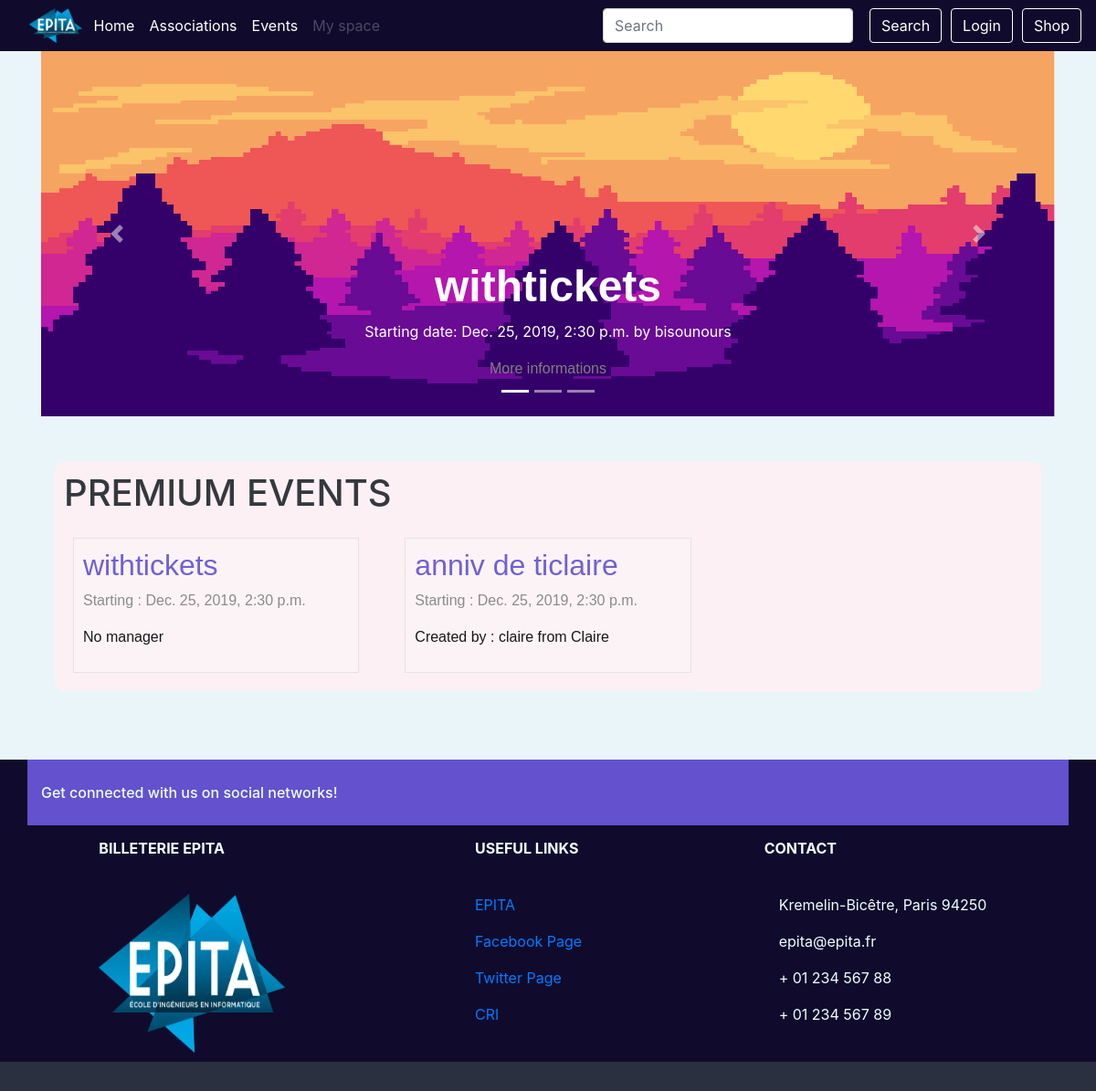
The app's page /, older data.
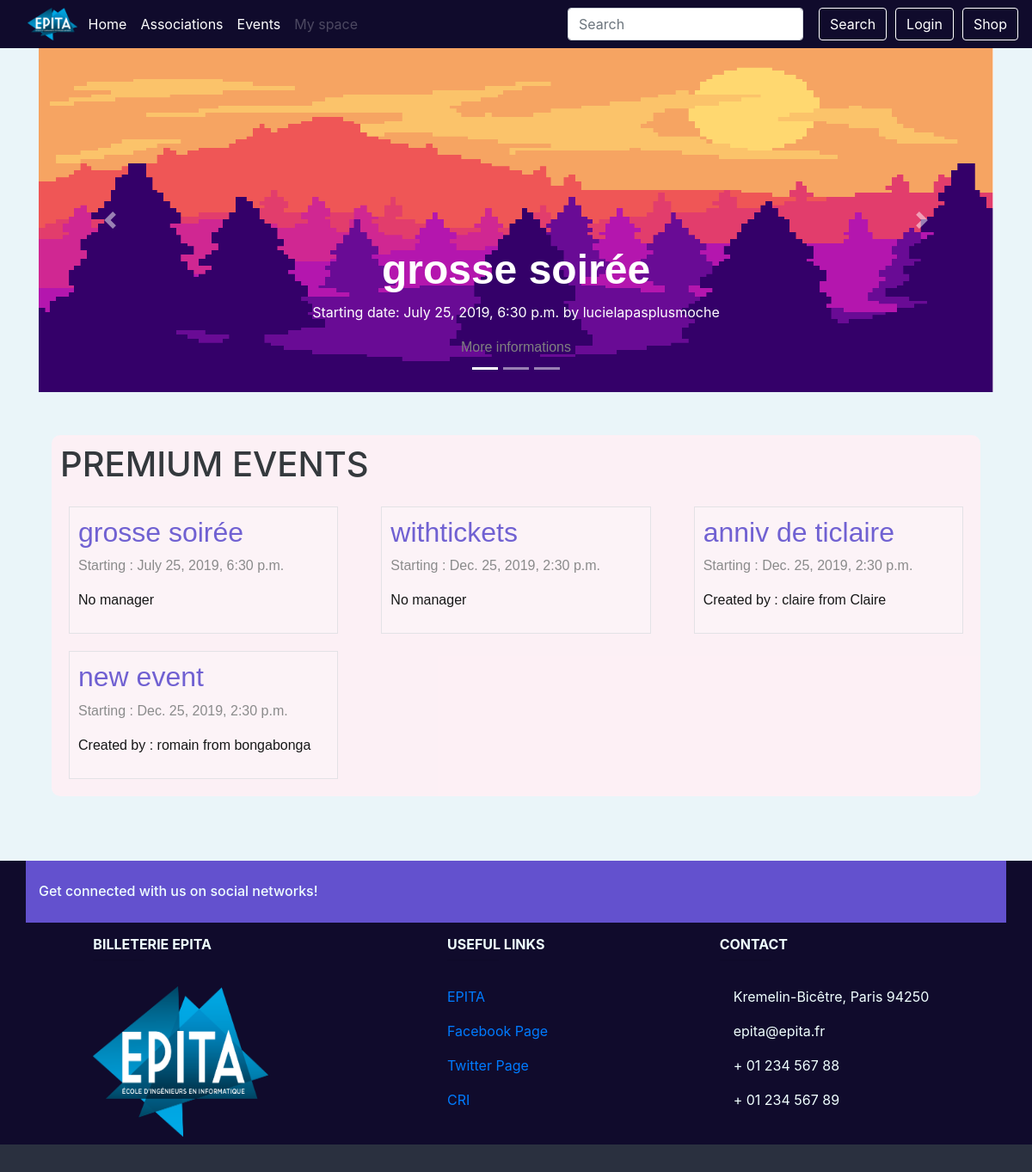
The same page, newer data.
### event/models.py (models this page shows, shortened)
class Event(models.Model):
    PENDING = 'P'
    APPROVED = 'A'
    REFUSED = 'R'
    CANCELED = 'C'
    EVENT_STATE_CHOICES = (
        (PENDING, _("Pending")),
        (APPROVED, _("Approved")),
        (REFUSED, _("Refused")),
        (CANCELED, _("Canceled")),
    )
    title = models.CharField(_("Title of the event"), max_length=64)
    event_state = models.CharField(_("State of the event"), max_length=1,
                                   choices=EVENT_STATE_CHOICES,
                                   default=PENDING)
    manager_id = models.ForeignKey(Manager, on_delete=models.SET_NULL,
                                   null=True, blank=True)
    start = models.DateTimeField(_("Start date and time"))
    end = models.DateTimeField(_("End date and time"))
    assos_id = models.ForeignKey(Association, on_delete=models.CASCADE,
                                 related_name='events')
    address_id = AddressField(on_delete=models.PROTECT)
    premium_flag = models.BooleanField(_("Premium"), default=False)
    class Meta:
        verbose_name = (_("Event"))
        verbose_name_plural = (_("Events"))
        permissions = (
            ('access_dashboard', 'User can access this event\'s dashboard'),
            ('change_state', 'User can the event\'s state'),
        )

class Association(models.Model):
    name = models.CharField(_("Name"), max_length=64, unique=True)
    class Meta:
        verbose_name = _("Association")
        verbose_name_plural = _("Associations")
        permissions = (
            ('create_event', 'User can create an event'),
            ('manage_member', 'User can add and remove a member'),
            ('choose_staff', 'User can choose staff'),
            ('manage_manager', 'User can add and remove managers'),
        )
    def __str__(self):
        return '%s' % (self.name)

class Manager(models.Model):
    user = models.ForeignKey(User, on_delete=models.CASCADE,
                             related_name="managerships")
    assos_id = models.ForeignKey(Association, on_delete=models.CASCADE,
                                 related_name='managers')
    member = CompositeOneToOneField(Member, on_delete=models.CASCADE,
                                    to_fields={"assos_id", "user"})
    class Meta:
        verbose_name = _("Member of the Bureau")
        verbose_name_plural = _("Members of the Bureau")
    def __str__(self):
        return '%s from %s' % (self.user.username, self.assos_id.name)

### event/views.py (the view)
# urls.py: path('', views.IndexView.as_view(), name='index'),
class IndexView(generic.ListView):
    template_name = 'index.html'
    context_object_name = 'events'
    def get_queryset(self):
        return Event.objects.filter(premium_flag=True).exclude(start__lte=timezone.now()).order_by('start')

### shop/cart.py (called while the page is built)
def _cart_id(request):
    if 'cart_id' not in request.session:
        request.session['cart_id'] = _generate_cart_id()
    return request.session['cart_id']

def _generate_cart_id():
    import string, random
    return ''.join([random.choice(string.ascii_letters + string.digits) for _ in range(50)])

def get_all_cart_items(request):
    return CartItem.objects.filter(cart_id = _cart_id(request))

def item_count(request):
    return get_all_cart_items(request).count()

### shop/context_processor.py (called while the page is built)
def cart_item_count(request):
    item_count = cart.item_count(request)
    return {'cart_item_count' : item_count }

### templates/index.html (shortened to what this page needs)
{% extends "base.html" %}
{% load guardian_tags %}
{% load static %}
{%block content %}
    <div class="main_body">
        <div style="
            margin-bottom:50px;
        " id="carouselExampleIndicators" class="carousel slide" data-ride="carousel">
            <ol class="carousel-indicators">
                <li data-target="#carouselExampleIndicators" data-slide-to="0" class="active"></li>
                <li data-target="#carouselExampleIndicators" data-slide-to="1"></li>
                <li data-target="#carouselExampleIndicators" data-slide-to="2"></li>
            </ol>
            <div class="carousel-inner">
                <div class="carousel-item active">
                    <img style="height:400px; width:max-content;" class="d-block w-100" src="{% static "img/index_event_carousel.png" %}" alt="First slide">
                    <div class="carousel-caption d-none d-md-block">
                        {% if events.0 %}
                        <h1 class="carousel-title">{{ events.0.title }}</h1>
                        <p>Starting date: {{ events.0.start }} by {{ events.0.assos_id }}</p>
                        <a class="event-link" href="{% url 'event:event_detail' events.0.id %}">
                            More informations
                        </a>
                        {% endif %}
                    </div>
                </div>
            </div>
            <a class="carousel-control-prev" href="#carouselExampleIndicators" role="button" data-slide="prev">
                <span class="carousel-control-prev-icon" aria-hidden="true"></span>
            </a>
            <a class="carousel-control-next" href="#carouselExampleIndicators" role="button" data-slide="next">
                <span class="carousel-control-next-icon" aria-hidden="true"></span>
            </a>
        </div>
        <div class="container-fluid actu-wraper">
            <div class="container actu">
                <h1 style="margin-bottom:15px;">PREMIUM EVENTS</h1>
                {% if events %}
                <div class="row">
                    {% for event in events %}
                    <article class="col-xs-12 col-sm-12 col-md-4 col-lg-4">
                            <a class="event-link" href="{% url 'event:event_detail' event.id %}">
                                <div class="event-block">
                                <h1 style="font-size:2rem; color:#6351ce;">{{ event.title }}</h1>
                                <p>Starting : {{ event.start }}</p>
                                {% if event.manager_id %}
                                <p style="color:black;">Created by : {{event.manager_id}}</p>
                                {% else %}
                                <p style="color:black;">No manager</p>
                                {% endif %}
                            </div>
                        </a>
                    </article>
                    {% endfor %}
                </div>
                {% else %}
                    <p style="font-size:2rem; padding-left:50px;">No events yet</p>
                {% endif %}
            </div>
        </div>
    </div>
{% endblock content %}

### templates/base.html (shortened to what this page needs)
<!DOCTYPE html>
<html lang="en">
  <head>
    {% load static %}
    <link rel="stylesheet" href="{% static "css/bootstrap.css" %}">
    <link rel="stylesheet" href="{% static "css/style.css" %}">
</head>
<body>
    <div>{% block navbar %}{% include "includes/mainmenu.html" %}{% endblock navbar %}</div>
    <main class="container">
        <div id="content">
            {% block content %}{% endblock %}
        </div>
    </main>
    <div>
    {% block footer %}
    <footer class="page-footer font-small unique-color-dark">
          <div class="container page-footer-top">
            <div class="row py-4 d-flex align-items-center">
              <div class="col-md-6 col-lg-5 text-center text-md-left mb-4 mb-md-0">
                <h6 class="mb-0">Get connected with us on social networks!</h6>
              </div>
              <div class="col-md-6 col-lg-7 text-center text-md-right">
                <a class="fb-ic">
                </a>
                <a class="tw-ic">
                </a>
                <a class="gplus-ic">
                </a>
                <a class="li-ic">
                </a>
              </div>
            </div>
          </div>
        <div class="container text-center text-md-left mt-5 footer-size">
          <div class="row mt-3">
            <div class="col-md-3 col-lg-4 col-xl-3 mx-auto mb-4">
              <h6 class="text-uppercase font-weight-bold">Billeterie EPITA</h6>
              <hr class="deep-purple accent-2 mb-4 mt-0 d-inline-block mx-auto" style="width: 60px;">
              <img src="{% static "img/logo-epita.png" %}" style="height:80%; width:80%;">
            </div>
            <div class="col-md-3 col-lg-2 col-xl-2 mx-auto mb-4">
              <h6 class="text-uppercase font-weight-bold">Useful links</h6>
              <hr class="deep-purple accent-2 mb-4 mt-0 d-inline-block mx-auto" style="width: 60px;">
              <p>
                <a target="_blank" href="https://www.epita.fr/">EPITA</a>
              </p>
              <p>
                <a target="_blank" href="https://www.facebook.com/epita/">Facebook Page</a>
              </p>
              <p>
                <a target="_blank" href="https://twitter.com/epita">Twitter Page</a>
              </p>
              <p>
                <a target="_blank" href="https://cri.epita.fr">CRI</a>
              </p>
            </div>
            <div class="col-md-4 col-lg-3 col-xl-3 mx-auto mb-md-0 mb-4">
              <h6 class="text-uppercase font-weight-bold">Contact</h6>
              <hr class="deep-purple accent-2 mb-4 mt-0 d-inline-block mx-auto" style="width: 60px;">
              <p>
                Kremelin-Bicêtre, Paris 94250</p>
              <p>
                 epita@epita.fr</p>
              <p>
                 + 01 234 567 88</p>
              <p>
                 + 01 234 567 89</p>
            </div>
          </div>
        </div>
        <div class="footer-copyright text-center py-3">
        </div>
    </footer>
    {% endblock footer %}
    </div>
</body>
</html>

### templates/includes/mainmenu.html (shortened to what this page needs)
{% load static %}
<nav class="navbar navbar-dark navbar-expand-lg navbar-style">
  <div class="collapse navbar-collapse" id="navbarSupportedContent">
      <img src="{% static "img/logo-epita.png" %}" style="height:5%; width:5%; margin-right:5px;">
    <ul class="navbar-nav mr-auto">
      <li class="nav-item active">
          <a class="nav-link" href="{% url 'event:index' %}">Home <span class="sr-only">(current)</span></a>
      </li>
      <li class="nav-item active">
          <a class="nav-link" href="{% url 'event:assos' %}">Associations</a>
      </li>
      <li class="nav-item active">
          <a class="nav-link" href="{% url 'event:events' %}">Events</a>
      </li>
      {% if user.is_authenticated %}
      <li class="nav-item dropdown">
        <a class="nav-link dropdown-toggle" href="#" id="navbarDropdown" role="button" data-toggle="dropdown" aria-haspopup="true" aria-expanded="false">
          My space
        </a>
        <div class="dropdown-menu" aria-labelledby="navbarDropdown">
          <a class="dropdown-item" href="{% url 'event:profile' %}">My profile</a>
          <a class="dropdown-item" href="{% url 'event:my_assos' %}">My associations</a>
          <a class="dropdown-item" href="{% url 'show_cart' %}">My cart</a>
          <div class="dropdown-divider"></div>
          <a class="dropdown-item" href="#">My upcoming events</a>
        </div>
      </li>
    {% else %}
      <li class="nav-item">
        <a class="nav-link disabled" href="#">My space</a>
      </li>
    {% endif %}
    </ul>
    <form class="form-inline my-2 my-lg-0">
      <input class="form-control mr-sm-2" type="search" placeholder="Search" aria-label="Search">
      <button class="btn btn-outline-success my-2 my-sm-0 btn-nav" type="submit">Search</button>
    </form>
    {% if user.is_authenticated %}
        <a href="{% url 'logout' %}"><button class="btn btn-outline-success my-2 my-sm-0 btn-nav">Logout</button></a>
    {% else %}
        <a href="{% url 'login' %}"><button class="btn btn-outline-success my-2 my-sm-0 btn-nav">Login</button></a>
    {% endif %}
        <a href="{% url 'event:shop' %}"><button class="btn btn-outline-success my-2 my-sm-0 btn-nav">Shop</button></a>
  </div>
</nav>

### static/css/style.css (style rules this page uses)
body { background-color:#eaf5f9; background-position: center; background-size: cover; }
.actu { background-color: lavenderblush; padding: 10px; margin-bottom: 75px; border-radius: 10px; opacity: 0.9; }
.page-footer-top { background-color: #6351ce; }
.page-footer { color: azure; background-color: #100b2c; border: 5px; }
.footer-copyright { background-color:#2a303f; }
.footer-size { margin-top:0px !important; }
.event-block { border: solid 1px #e3e0e5; padding: 10px; margin: 10px; background-color:#fff3f7; }
.event-link { font-family: 'Lucida Sans Unicode', 'Lucida Grande', sans-serif; color: grey; }
.navbar-style { background-color:#100b2c; }
.btn-nav { margin-left:10px; color:white; border-color: white; }
.carousel-title { font-size: 3rem; font-weight: bold; font-family: 'Lucida Sans Unicode', 'Lucida Grande', sans-serif; }

Row changes from the older to the newer data that the page shows:
added Event: title "grosse soirée", start "July 25, 2019, 6:30 p.m.", assos_id.name "lucielapasplusmoche", shows "No manager"
added Event: title "new event", start "Dec. 25, 2019, 2:30 p.m.", manager_id "romain from bongabonga"
Text that changed along with them:
{{ events.0.title }}: "withtickets" → "grosse soirée"
{{ events.0.start }}: "Dec. 25, 2019, 2:30 p.m." → "July 25, 2019, 6:30 p.m."
{{ events.0.assos_id }}: "bisounours" → "lucielapasplusmoche"
